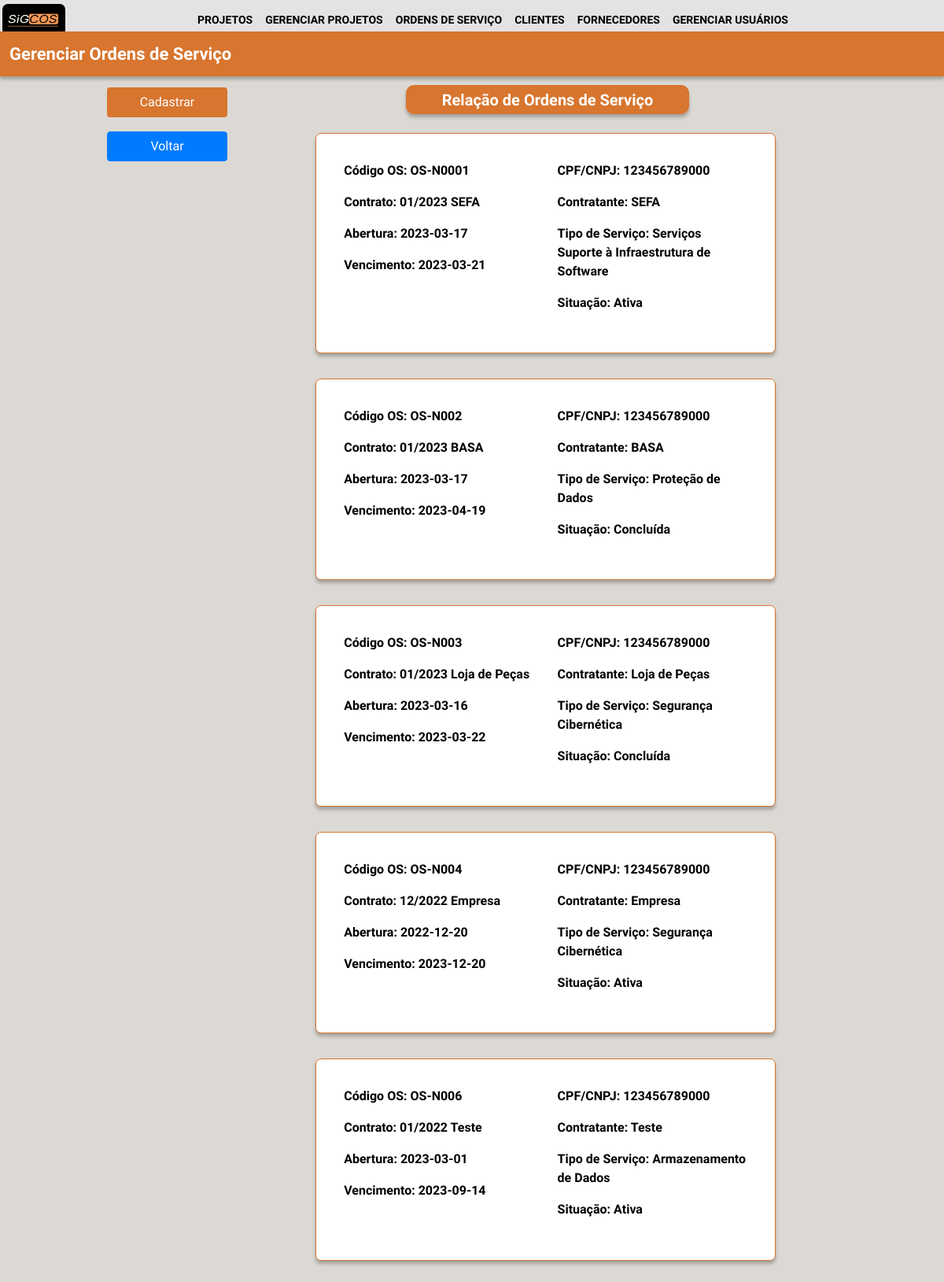
/lista_os/ (signed in), run on an earlier commit of the app's database.
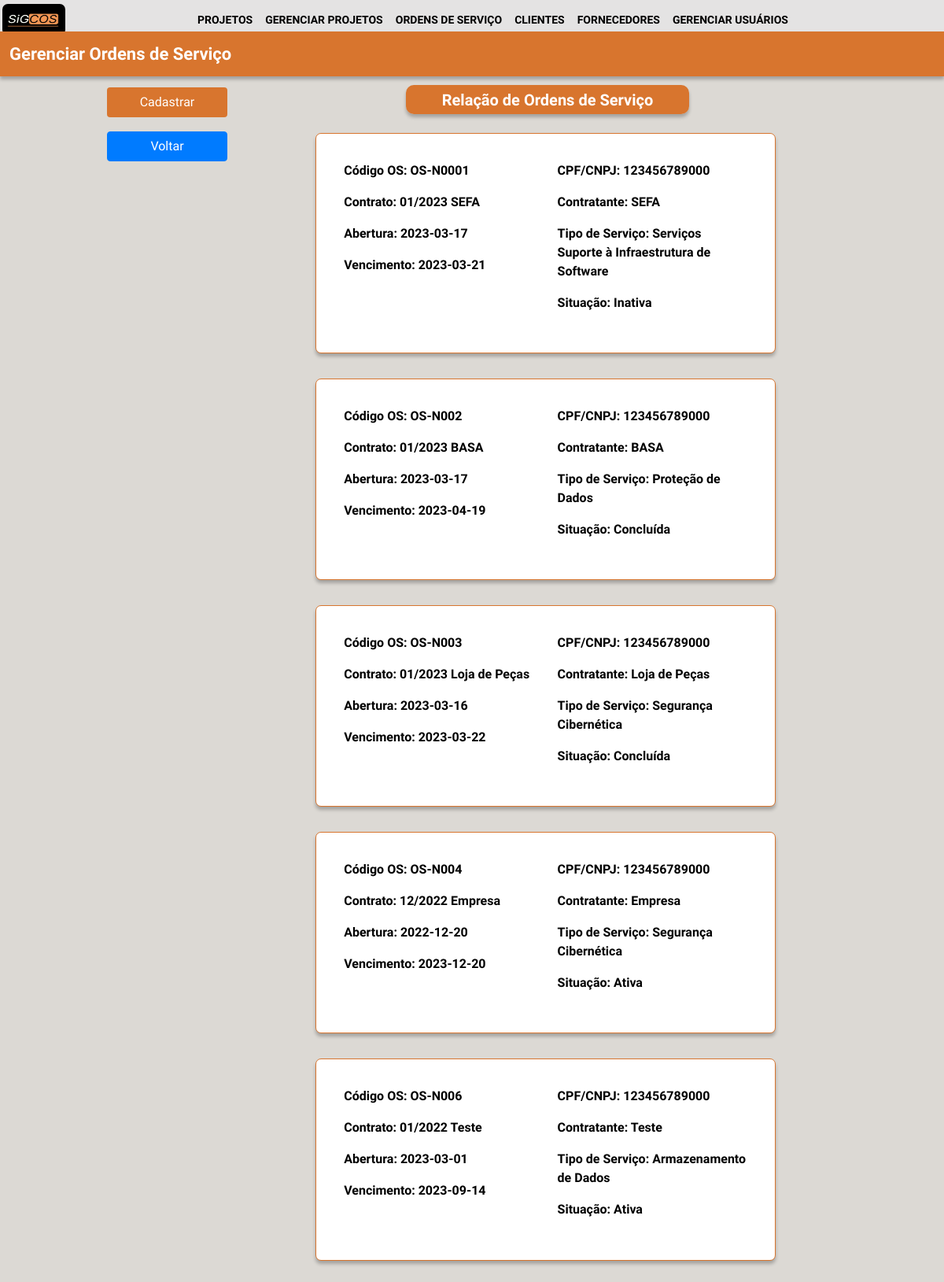
And on a later commit of the database.
### login/models.py (models this page shows, shortened)
class ordem_serviço(models.Model):
    codigo_os = models.CharField(max_length=100)
    n_contrato = models.CharField(max_length=100)
    abertura = models.CharField(max_length=100)
    vencimento = models.CharField(max_length=100)
    cnpj_fk = models.CharField(max_length=100)
    contratante = models.CharField(max_length=100)
    pontos_função = models.CharField(max_length=100)
    qtd_horas = models.CharField(max_length=100)
    tipo_serviço = models.CharField(max_length=100)
    situação = models.CharField(max_length=20)
    descrição = models.CharField(max_length=500)
    criado_em = models.DateTimeField(auto_now_add=True)
    atualizado_em = models.DateTimeField(auto_now=True)

### login/views.py (the view)
# urls.py: path('lista_os/', lista_os, name = "lista_os"),
@group_required("gerente_projeto", "diretor")
def lista_os(request):
    lista_os = ordem_serviço.objects.all()
    filtro = request.GET.get('filtro')
    if filtro:
        lista_os = ordem_serviço.objects.filter(Ativa = filtro)
    else:
        return render(request, 'gerente_projetos/lista_os.html', {'lista_os': lista_os})

### login/autentic.py (called while the page is built)
def group_required(*group_names):
    def in_groups(u):
        if u.is_authenticated:
            if bool(u.groups.filter(name__in=group_names)) | u.is_superuser:
                return True
        return False
    return user_passes_test(in_groups, login_url='autentic_necessaria')

### login/templates/gerente_projetos/lista_os.html (shortened to what this page needs)
{% extends 'base.html' %}
{%load static%}
{% block content %}
<link rel="stylesheet" href="https://cdn.jsdelivr.net/npm/bootstrap@4.0.0/dist/css/bootstrap.min.css">
<link rel="stylesheet" href="{% static 'css/lista_os_ofc.css' %}">
<body style="background-color:  #dcd9d4;">
    <div class="retangulo fixed-top" style="margin-top: 3.3%;">
        <div id="ret1">Gerenciar Ordens de Serviço</div>
    </div>
    <div class="relacao" style="margin-top: 9%;">
        <div id="ret2">Relação de Ordens de Serviço</div>
    </div>
    <div class="buttonfixed">
        <nav class="navbar fixed-top" style="margin-top: 10%;">
            <div class="buttons">
                <a href="/cadastro_os/"> <button id="btnAdd" class="btn btn-laranja fixed-left">Cadastrar</button> </a>
                <a href="/inicio/"> <button id="btnEdit" class="btn btn-primary">Voltar</button> </a>
            </div>
        </nav>
    </div>
    <div class="container-fluid">
        {% for os in lista_os %}
        <div class="group-buttons" style="margin-top: 2%;">
            <a href="/os/{{os.id}}">
                <button class="button_acess" type="submit">
                    <div class="row">
                        <div class="col">
                            <p>Código OS: {{os.codigo_os}}</p>
                            <p>Contrato: {{os.n_contrato}}</p>
                            <p>Abertura: {{os.abertura}}</p>
                            <p">Vencimento: {{os.vencimento}}</p>
                        </div>
                        <div class="col">
                            <p>CPF/CNPJ: {{os.cnpj_fk}}</p>
                            <p>Contratante: {{os.contratante}}</p>
                            <p>Tipo de Serviço: {{os.tipo_serviço}}</p>
                            <p>Situação: {{os.situação}}</p>
                        </div>
                    </div>
                </button>
            </a>
        </div>
    {% endfor %}
</body>
{% endblock%}

What changed in the data, as far as the page shows it:
changed ordem_serviço "OS-N0001": situação "Ativa" → "Inativa"
